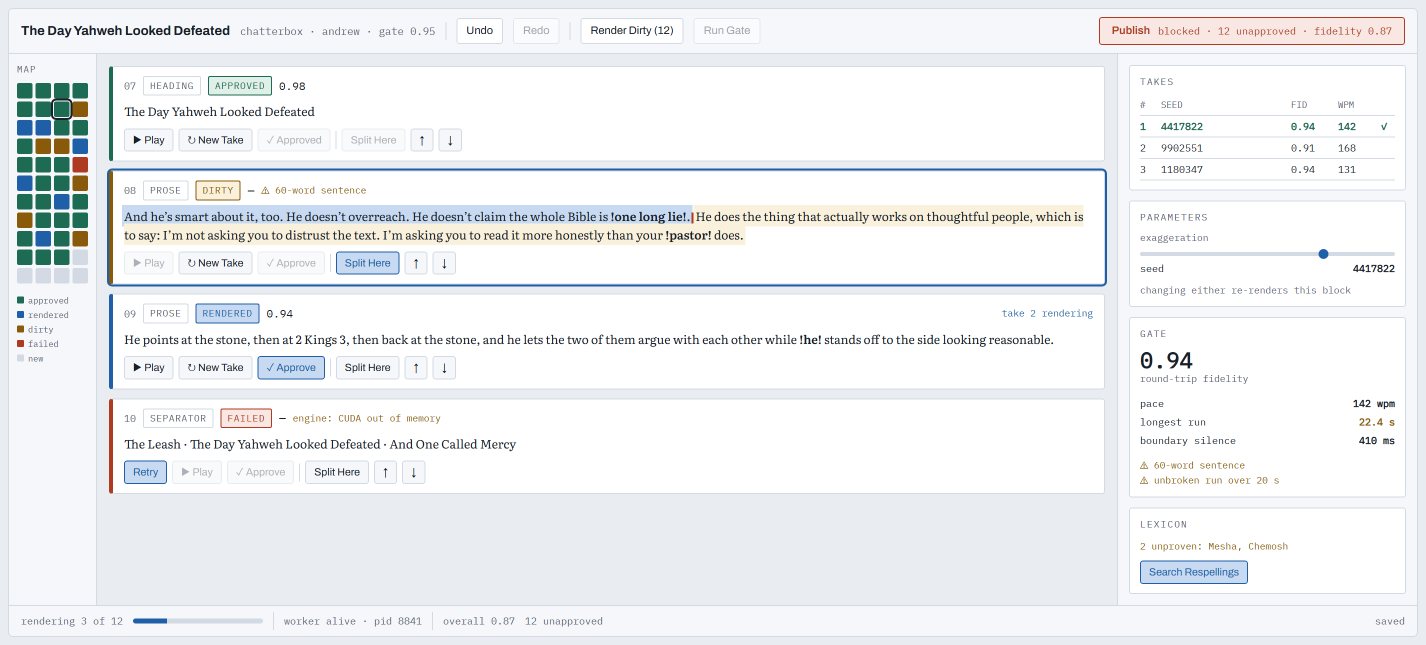
#> input picture docs/_artwork/01-editor-window.png, 2852 x 1290 px (shown at 1/2 size)
$ python -i render.py   (imports and definitions only)
#> lines starting #> are read from the running program, lines starting #| are printed output that depends on the picture
#!/usr/bin/env python3
"""
simple_narrate figure renderer.

THIS SCRIPT IS THE DURABLE ARTIFACT, not the PNGs. Re-render from here.
(Per the Substack essay protocol's principle; the technology differs because
the subject is a UI layout rather than a composed illustration -- see the
protocol .md beside this file for why.)

Renders src/fig-*.html through headless Edge at 2x, auto-crops to content,
and prints a WCAG contrast report. ANY FAIL IN THAT REPORT IS A BLOCKER.

Determinism notes:
  - Fonts are VENDORED in src/_fonts/. No network fetch at render time.
  - No randomness anywhere. Same input -> same PNG.
  - The only external dependency is the Edge binary itself.

Usage:  python3 render.py [figure-number ...]
"""

import os, subprocess, sys
from PIL import Image

HERE = os.path.dirname(os.path.abspath(__file__))
SRC = os.path.join(HERE, "src")
SCALE = 2

EDGE = r"C:\Program Files (x86)\Microsoft\Edge\Application\msedge.exe"
EDGE_ALTS = [
    r"C:\Program Files\Microsoft\Edge\Application\msedge.exe",
    r"C:\Program Files\Google\Chrome\Application\chrome.exe",
    r"C:\Program Files (x86)\Google\Chrome\Application\chrome.exe",
]

# (slug, css width, generous css height -- cropped down after)
# Screenshots only. Figures 02-04 are Pillow ARGUMENT GRAPHICS -- see ARG_FIGURES.
FIGURES = [
    ("01-editor-window", 1480, 900),
]

# Foreground / background token pairs that carry meaning. Checked, not eyeballed.
CONTRAST_PAIRS = [
    ("app text on panel",     "#1A2029", "#FFFFFF", 4.5),
    ("app text on bar",       "#1A2029", "#F5F7FA", 4.5),
    ("app text on bg",        "#1A2029", "#E9ECF1", 4.5),
    ("dim text on bar",       "#5A6573", "#F5F7FA", 4.5),
    ("dim text on panel",     "#5A6573", "#FFFFFF", 4.5),
    ("blue chip on wash",     "#1F5FA8", "#C7DAF1", 4.5),
    ("green chip on wash",    "#1D6B52", "#E0F0E9", 4.5),
    ("amber chip on wash",    "#8A5A0B", "#FAF1DD", 4.5),
    ("signal chip on wash",   "#AF3A22", "#F8E7E2", 4.5),
    ("amber warn on panel",   "#8A5A0B", "#FFFFFF", 4.5),
    ("blue link on panel",    "#1F5FA8", "#FFFFFF", 4.5),
    ("signal text on panel",  "#AF3A22", "#FFFFFF", 4.5),
    ("green text on panel",   "#1D6B52", "#FFFFFF", 4.5),
    # Split-preview tints must be distinguishable from each other AND carry text.
    ("text on split-upper",   "#1A2029", "#C7DAF1", 4.5),
    ("text on split-lower",   "#1A2029", "#FAF1DD", 4.5),
]


# [38 lines left out: functions find_browser, rel_luminance, contrast, contrast_report, not called in this run]


def autocrop(path, bg_probe=(0, 0), pad=0):
    """Crop uniform border matching the top-left pixel. Deterministic."""
#> called with path = '01-editor-window.png', bg_probe = (0, 0), pad = 0
    im = Image.open(path).convert("RGB")
#> im is the input picture: PIL image 2852x1290 RGB; mean R, G, B 238.7, 240.8, 242.8
    bg = im.getpixel(bg_probe)
#> bg = (233, 236, 241)
    solid = Image.new("RGB", im.size, bg)
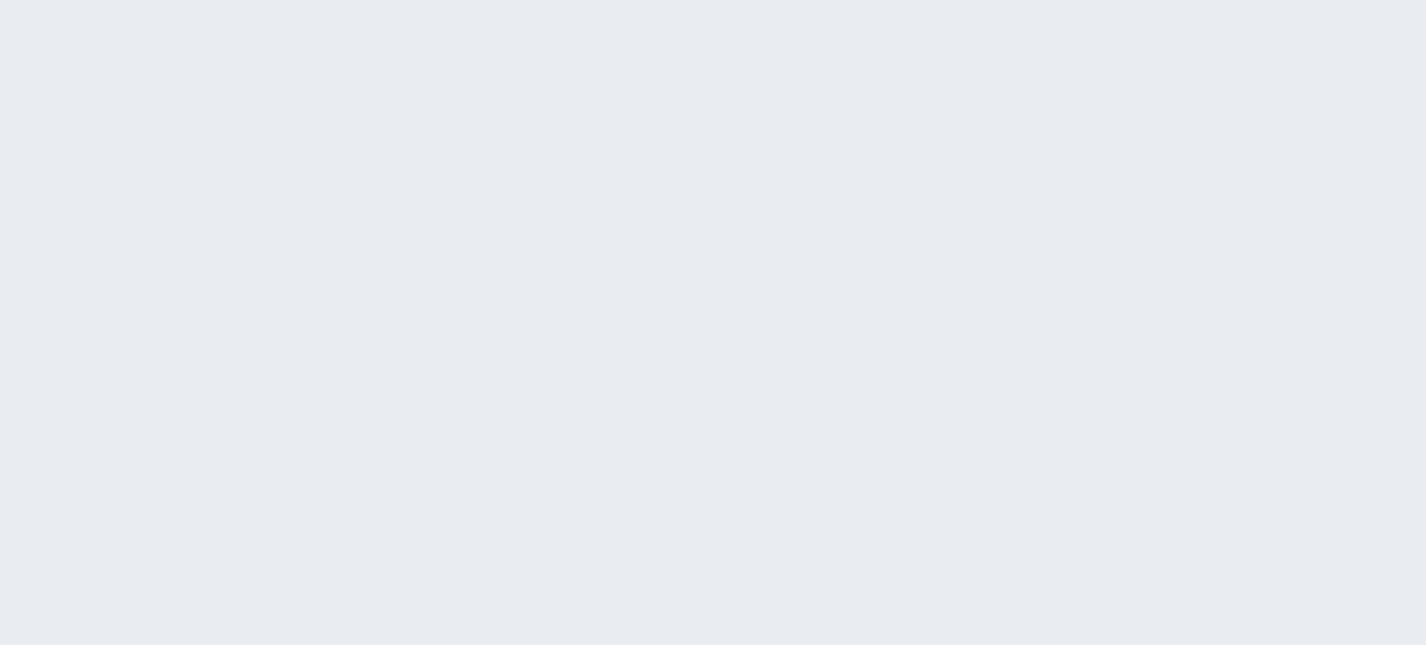
#> solid: PIL image 2852x1290 RGB (shown at 1/2 size); mean R, G, B 233, 236, 241
    from PIL import ImageChops
    diff = ImageChops.difference(im, solid)
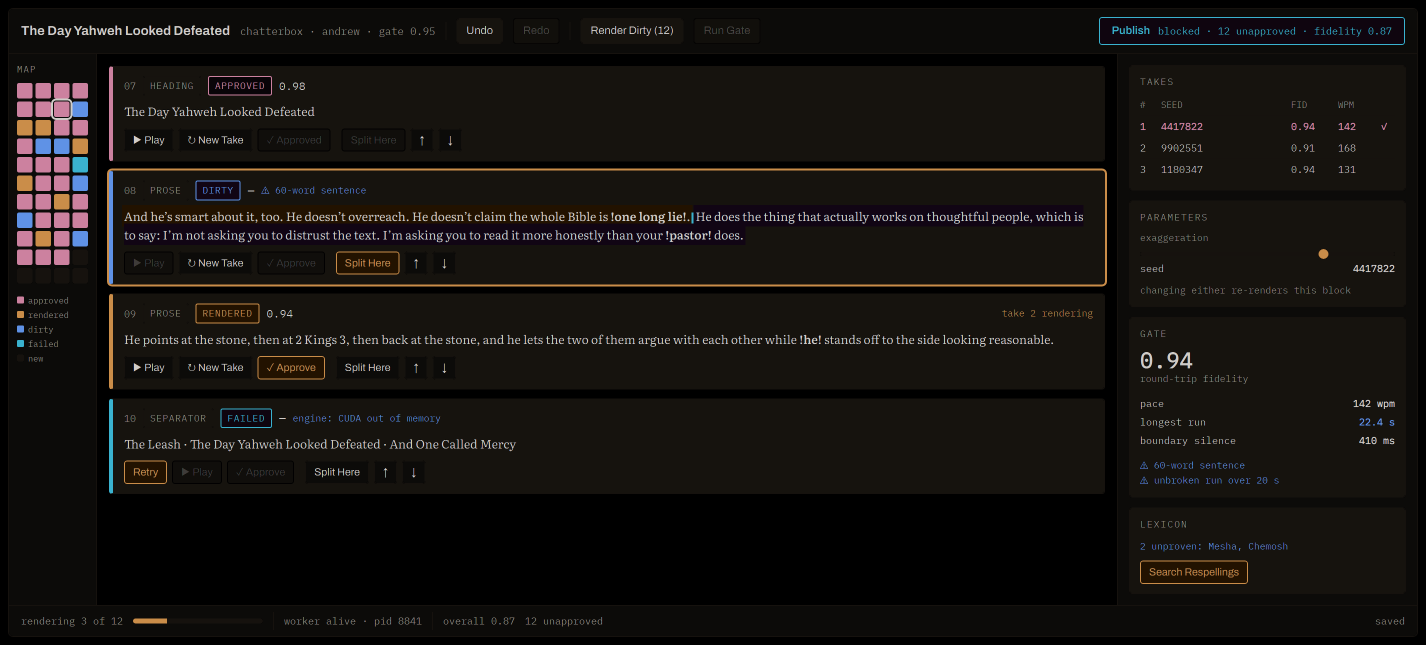
#> diff: PIL image 2852x1290 RGB (shown at 1/2 size); mean R, G, B 21.1, 18, 15.1
    box = diff.getbbox()
#> box = (16, 16, 2836, 1274)
    if not box:
        return im.size
    l, t, r, b = box
#> l = 16; t = 16; r = 2836; b = 1274
    l, t = max(0, l - pad), max(0, t - pad)
    r, b = min(im.width, r + pad), min(im.height, b + pad)
    im.crop((l, t, r, b)).save(path, optimize=True)
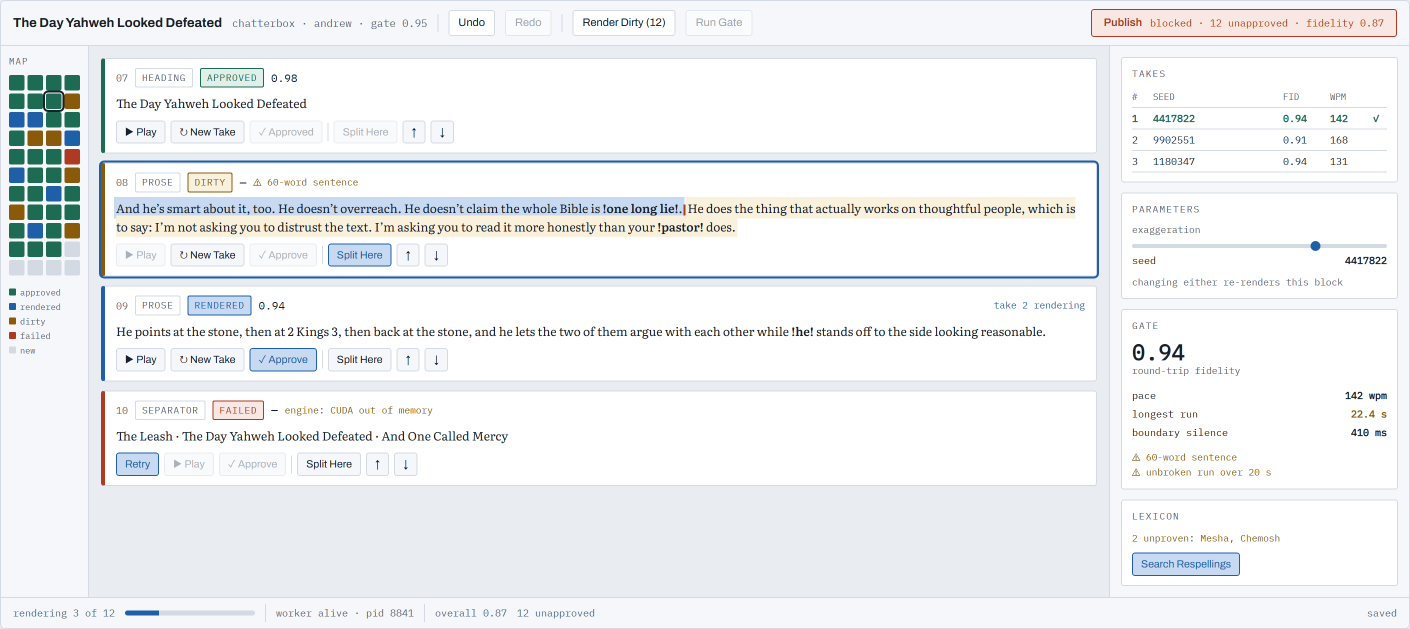
#> saved as 01-editor-window.png: PIL image 2820x1258 RGB (shown at 1/2 size); mean R, G, B 239, 241, 242.9
    return (r - l, b - t)


# [16 lines left out: function render, not called in this run]


# ================================================================ argument figures
# Figures 02-04 are ARGUMENT GRAPHICS, not screenshots: one claim made visible
# per figure, Pillow-composed. Same tokens as the app skin, same vendored fonts,
# no randomness -- same input, same pixels. (No film grain here: that texture
# belonged to the essay series' night-corridor world; this subject's world is
# clean drafting paper.)

from PIL import ImageDraw, ImageFont

AW, AH = 1600, 1000
MARG = 90

GROUND = "#E9ECF1"; PANEL = "#FFFFFF"; BAR = "#F5F7FA"; HAIR = "#D3DAE3"
INK = "#1A2029"; DIM = "#5A6573"
BLUE = "#1F5FA8"; GREEN = "#1D6B52"; AMBER = "#8A5A0B"; SIGNAL = "#AF3A22"
W_BLUE = "#C7DAF1"; W_GREEN = "#E0F0E9"; W_AMBER = "#FAF1DD"; W_SIG = "#F8E7E2"

_axes_warned = [False]


# [22 lines left out: function _font, not called in this run]


def archivo(size, wght=700):  return _font("Archivo.ttf", size, {"wght": wght})
def literata(size, wght=400): return _font("Literata.ttf", size, {"opsz": 24, "wght": wght})
def plex(size):               return _font("IBMPlexMono.ttf", size)


# [6 lines left out: function tracked, not called in this run]


def tracked_w(d, text, font, tracking=0):
    return sum(d.textlength(ch, font=font) + tracking for ch in text) - (tracking if text else 0)


# [187 lines left out: functions masthead, foot, chip, warn_glyph, wrap_words, draw_par and 3 more, not called in this run]


FIG04_PAR = ("And he’s smart about it, too. He doesn’t overreach. He doesn’t "
             "claim the whole Bible is one long lie. He does the thing that actually works "
             "on thoughtful people, which is to say: I’m not asking you to distrust the text.")


# [64 lines left out: function fig_04, not called in this run]


ARG_FIGURES = [
    ("02-one-stripe-one-chip", fig_02),
    ("03-transition-no-button", fig_03),
    ("04-caret-not-selection", fig_04),
]


# [22 lines left out: function main, not called in this run]


# [2 lines not run here, left out]

>>> result = autocrop('01-editor-window.png')
#> result = (2820, 1258)
